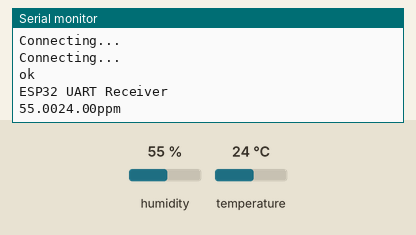
Simulated run of this sketch. Board: ESP32. Shown: the last lines printed to the serial monitor. Inputs (shaded band) come from the test bench; at power-on: humidity 55 %, temperature 24 °C. WiFi joins after 1.5 s; servers stay silent unless stated.

Above: at 3.2 s.
3.3 s: humidity set to 22 %
At 4.2 s:
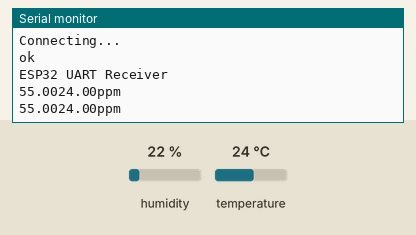
4.8 s: temperature set to 12 °C
At 6.1 s:
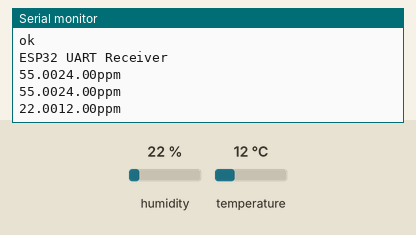
6.3 s: humidity set to 40 %
At 7.7 s:
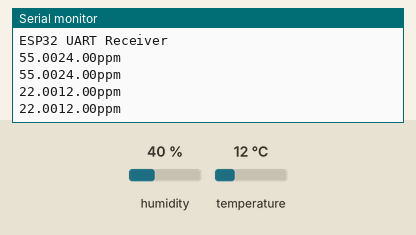
Timing chart, 0 to 9.3 s (numbered marks = the images above; inputs shaded):
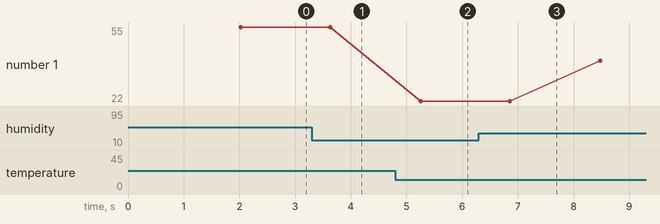

The sketch:

wifi_board.ino
```cpp
// library : Adafadafruit unified sensor , DHT sensor library from Adafruit , MQ135
// board : Aruino ESP32 Boards , esp32

#include "DHT.h"
// #include "MQ135.h"

#include <Firebase_ESP_Client.h>
#include <HTTPClient.h>

#include "addons/TokenHelper.h"
#include "addons/RTDBHelper.h"

// #define PIN_MQ135 12

// MQ135 mq135_sensor(PIN_MQ135);

#define DHTPIN 4

#define DHTTYPE DHT11

DHT dht(DHTPIN, DHTTYPE);

#define WIFI_SSID "KORKAEW22_2.4G"
#define WIFI_PASSWORD "21322133"

#define API_KEY "AIzaSyAiM5ZKwGSgOHp9vzCjyoE9BxRA2G8E-YY"
#define DATABASE_URL "https://smarthome-embedded-default-rtdb.asia-southeast1.firebasedatabase.app/"

FirebaseData fbdo;

FirebaseAuth auth;
FirebaseConfig config;
FirebaseJson json;

String Web_App_URL = "https://script.google.com/macros/s/AKfycbwBCspWDDEPi5bJbPhNWHIUtKszkuQeqpWWQ2ik2ddPPE4lfASfQpKf1Y7z4BjBy8LJ/exec?";

unsigned int lastUpdateMills = 0;
unsigned int sendDataPrevMillis = 0;
unsigned int get = 0;

String Status_Read_Sensor = "-";
bool signupOK = false;

float h = 0;
float t = 0;
float correctedPPM = 0;

unsigned short int preRoomStatus = 0;
unsigned short int telephoneUse = 0;
unsigned short int telephoneLock = 0;

#define TXD1 21
#define RXD1 19

HardwareSerial mySerial(2);

void setup() {
  Serial.begin(4800);
  int retries = 0;

  WiFi.begin(WIFI_SSID, WIFI_PASSWORD);

  while (WiFi.status() != WL_CONNECTED && retries < 20) {
    delay(1000);
    retries++;
    Serial.println("Connecting...");
  }
  if (WiFi.status() != WL_CONNECTED) {
    Serial.println("Failed to connect to Wi-Fi. Check credentials or signal.");
    while (true); // Halt the program or reset.
  }

  config.api_key = API_KEY;

  config.database_url = DATABASE_URL;

  if (Firebase.signUp(&config, &auth, "", "")){
    Serial.println("ok");
    signupOK = true;
  }
  else{
    Serial.printf("%s\n", config.signer.signupError.message.c_str());
  }

  /* Assign the callback function for the long running token generation task */
  config.token_status_callback = tokenStatusCallback; //see addons/TokenHelper.h

  Firebase.begin(&config, &auth);
  Firebase.reconnectWiFi(true);
  mySerial.begin(2400, SERIAL_8N1, RXD1, TXD1);  // UART setup
  Serial.println("ESP32 UART Receiver");

  dht.begin();
}

void loop() {
  unsigned long currentMillis = millis();

  if (currentMillis - lastUpdateMills >= 1000) {
    lastUpdateMills = currentMillis;
    h = dht.readHumidity();
    t = dht.readTemperature();
    float f = dht.readTemperature(true);

    if (isnan(h) || isnan(t) || isnan(f)) {
      Serial.println(F("Failed to read from DHT sensor!"));
      Status_Read_Sensor = 'Some Fail';
      return;
    } else {
      Status_Read_Sensor = 'Success';
    }

    float hif = dht.computeHeatIndex(f, h);
    float hic = dht.computeHeatIndex(t, h, false);

    // float rzero = mq135_sensor.getRZero();
    // float correctedRZero = mq135_sensor.getCorrectedRZero(t, h);
    // float resistance = mq135_sensor.getResistance();
    // float ppm = mq135_sensor.getPPM();
    // correctedPPM = mq135_sensor.getCorrectedPPM(t, h);

    float rzero = 0;
    float correctedRZero = 0;
    float resistance = 0;
    float ppm = 0;
    correctedPPM = 0;

    Serial.print(h);
    Serial.print(t);
    Serial.println("ppm");

    Firebase.RTDB.setFloat(&fbdo,"office/humidity", h);
    Firebase.RTDB.setFloat(&fbdo,"office/temperature_celsius", t);
    Firebase.RTDB.setFloat(&fbdo,"office/temperature_fahrenheit", f);
    Firebase.RTDB.setFloat(&fbdo,"office/corrected_ppm", correctedPPM);
  }

  if (currentMillis - sendDataPrevMillis >= 60000) {
    sendDataPrevMillis = currentMillis;
    String Send_Data_URL = Web_App_URL + "?sts=write";
    Send_Data_URL += "&srs=" + Status_Read_Sensor;
    Send_Data_URL += "&temp=" + String(t);
    Send_Data_URL += "&humd=" + String(h);
    Send_Data_URL += "&ppm=" + String(correctedPPM);
    Send_Data_URL += "&tuse=" + String(telephoneUse);
    Send_Data_URL += "&tlock=" + String(telephoneLock);

    HTTPClient http;
    http.begin(Send_Data_URL); // Initialize HTTP request
    int httpResponseCode = http.GET(); // Send GET request
    // Check the response
    if (httpResponseCode > 0) {
      Serial.print("HTTP Response code: ");
      Serial.println(httpResponseCode);
      String payload = http.getString(); // Get response payload
      Serial.println("Response:");
      Serial.println(payload);
    } else {
      Serial.print("Error code: ");
      Serial.println(httpResponseCode);
    }

    http.end();
  }


  String message = mySerial.readStringUntil('\n');
  if (mySerial.available()) {
    Serial.println(message);
    float ss = message.toFloat();
    Firebase.RTDB.setFloat(&fbdo, "/telroom/2/isAvailability", ss);

    if(preRoomStatus == 0 && ss == 1) {
      telephoneUse += 1;
    } else if (preRoomStatus == 0 && ss == 2) {
      telephoneLock += 1;
    } else if (preRoomStatus == 1 && ss == 2) {
      telephoneLock += 1;
    }
    preRoomStatus = ss;
  }
}
```

Measured:
- after the input at 4.8 s, the serial monitor: prints a new line after 0.45 s (image 2)
- plotted number 1: 55 → 22 after the input at 4.8 s, 22 → 40 after the input at 6.3 s
